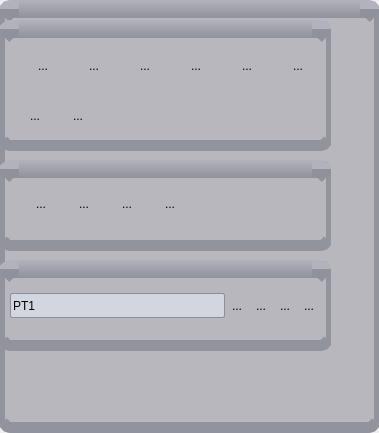
<?xml version="1.0" encoding="UTF-8"?>
<ui version="4.0">
 <class>CPaintZone</class>
 <widget class="QDockWidget" name="CPaintZone">
  <property name="geometry">
   <rect>
    <x>0</x>
    <y>0</y>
    <width>379</width>
    <height>433</height>
   </rect>
  </property>
  <property name="styleSheet">
   <string notr="true">
QToolButton:checked{ 
color:rgb(255,255,255);
background:rgb(255,255,255);
}

QToolButton:pressed{ 
color:rgb(255, 255, 255);
background:rgb(255,255,255);
}	
QFrame
{
	border-radius:10px;
	background:rgb(184,183,189)	;
	border-left: 5px solid rgb(145,148,157) ;
	border-right: 5px solid rgb(145,148,157);
	border-top: 18px solid qlineargradient(spread:pad, x1:0, y1:0, x2:0, y2:1, stop:0 rgba(178,178,188, 255), stop:1 rgba(143,146,155, 255)) ;
	border-bottom: 11px solid rgb(145,148,157);
}

QLineEdit
{
	border-radius:2px;
	background:rgb(210,214,223);
	border:1px solid rgb(138,143,156)
}
</string>
  </property>
  <property name="windowTitle">
   <string/>
  </property>
  <widget class="QWidget" name="dockWidgetContents">
   <layout class="QVBoxLayout" name="verticalLayout">
    <property name="spacing">
     <number>0</number>
    </property>
    <property name="leftMargin">
     <number>0</number>
    </property>
    <property name="topMargin">
     <number>0</number>
    </property>
    <property name="rightMargin">
     <number>0</number>
    </property>
    <property name="bottomMargin">
     <number>0</number>
    </property>
    <item>
     <widget class="QFrame" name="frame_3">
      <property name="frameShape">
       <enum>QFrame::StyledPanel</enum>
      </property>
      <property name="frameShadow">
       <enum>QFrame::Raised</enum>
      </property>
      <widget class="QFrame" name="frame">
       <property name="geometry">
        <rect>
         <x>0</x>
         <y>20</y>
         <width>331</width>
         <height>131</height>
        </rect>
       </property>
       <property name="styleSheet">
        <string notr="true"/>
       </property>
       <property name="frameShape">
        <enum>QFrame::StyledPanel</enum>
       </property>
       <property name="frameShadow">
        <enum>QFrame::Raised</enum>
       </property>
       <widget class="QWidget" name="gridLayoutWidget">
        <property name="geometry">
         <rect>
          <x>10</x>
          <y>20</y>
          <width>373</width>
          <height>51</height>
         </rect>
        </property>
        <layout class="QHBoxLayout" name="horizontalLayout">
         <item>
          <widget class="QToolButton" name="toolButton_3">
           <property name="text">
            <string>...</string>
           </property>
           <property name="icon">
            <iconset resource="it_icons.qrc">
             <normaloff>:/it_icons/1.2.png</normaloff>:/it_icons/1.2.png</iconset>
           </property>
           <property name="iconSize">
            <size>
             <width>40</width>
             <height>40</height>
            </size>
           </property>
           <property name="checkable">
            <bool>true</bool>
           </property>
           <property name="autoRaise">
            <bool>true</bool>
           </property>
          </widget>
         </item>
         <item>
          <widget class="QToolButton" name="toolButton_5">
           <property name="text">
            <string>...</string>
           </property>
           <property name="icon">
            <iconset resource="ima_icons.qrc">
             <normaloff>:/ima_icons/1.9.png</normaloff>:/ima_icons/1.9.png</iconset>
           </property>
           <property name="iconSize">
            <size>
             <width>40</width>
             <height>40</height>
            </size>
           </property>
           <property name="checkable">
            <bool>true</bool>
           </property>
           <property name="checked">
            <bool>false</bool>
           </property>
           <property name="autoRaise">
            <bool>true</bool>
           </property>
          </widget>
         </item>
         <item>
          <widget class="QToolButton" name="toolButton_4">
           <property name="text">
            <string>...</string>
           </property>
           <property name="icon">
            <iconset resource="ima_icons.qrc">
             <normaloff>:/ima_icons/1.2.png</normaloff>:/ima_icons/1.2.png</iconset>
           </property>
           <property name="iconSize">
            <size>
             <width>40</width>
             <height>40</height>
            </size>
           </property>
           <property name="checkable">
            <bool>true</bool>
           </property>
           <property name="autoRaise">
            <bool>true</bool>
           </property>
          </widget>
         </item>
         <item>
          <widget class="QToolButton" name="toolButton_6">
           <property name="text">
            <string>...</string>
           </property>
           <property name="icon">
            <iconset resource="ima_icons.qrc">
             <normaloff>:/ima_icons/1.3.png</normaloff>:/ima_icons/1.3.png</iconset>
           </property>
           <property name="iconSize">
            <size>
             <width>40</width>
             <height>40</height>
            </size>
           </property>
           <property name="checkable">
            <bool>true</bool>
           </property>
           <property name="autoRaise">
            <bool>true</bool>
           </property>
          </widget>
         </item>
         <item>
          <widget class="QToolButton" name="toolButton_7">
           <property name="text">
            <string>...</string>
           </property>
           <property name="icon">
            <iconset resource="ima_icons.qrc">
             <normaloff>:/ima_icons/1.4.png</normaloff>:/ima_icons/1.4.png</iconset>
           </property>
           <property name="iconSize">
            <size>
             <width>40</width>
             <height>40</height>
            </size>
           </property>
           <property name="checkable">
            <bool>true</bool>
           </property>
           <property name="autoRaise">
            <bool>true</bool>
           </property>
          </widget>
         </item>
         <item>
          <widget class="QToolButton" name="toolButton_8">
           <property name="text">
            <string>...</string>
           </property>
           <property name="icon">
            <iconset resource="ima_icons.qrc">
             <normaloff>:/ima_icons/1.5.png</normaloff>:/ima_icons/1.5.png</iconset>
           </property>
           <property name="iconSize">
            <size>
             <width>40</width>
             <height>40</height>
            </size>
           </property>
           <property name="checkable">
            <bool>true</bool>
           </property>
           <property name="autoRaise">
            <bool>true</bool>
           </property>
          </widget>
         </item>
         <item>
          <widget class="QToolButton" name="toolButton_2">
           <property name="text">
            <string>...</string>
           </property>
           <property name="icon">
            <iconset resource="ima_icons.qrc">
             <normaloff>:/ima_icons/1.8.png</normaloff>:/ima_icons/1.8.png</iconset>
           </property>
           <property name="iconSize">
            <size>
             <width>40</width>
             <height>40</height>
            </size>
           </property>
           <property name="autoRaise">
            <bool>true</bool>
           </property>
          </widget>
         </item>
        </layout>
       </widget>
       <widget class="QWidget" name="horizontalLayoutWidget">
        <property name="geometry">
         <rect>
          <x>10</x>
          <y>70</y>
          <width>93</width>
          <height>51</height>
         </rect>
        </property>
        <layout class="QHBoxLayout" name="horizontalLayout_2">
         <item>
          <widget class="QToolButton" name="toolButton">
           <property name="text">
            <string>...</string>
           </property>
           <property name="icon">
            <iconset resource="ima_icons.qrc">
             <normaloff>:/ima_icons/1.7.png</normaloff>:/ima_icons/1.7.png</iconset>
           </property>
           <property name="iconSize">
            <size>
             <width>40</width>
             <height>40</height>
            </size>
           </property>
           <property name="checkable">
            <bool>true</bool>
           </property>
           <property name="autoRaise">
            <bool>true</bool>
           </property>
          </widget>
         </item>
         <item>
          <widget class="QToolButton" name="toolButton_9">
           <property name="text">
            <string>...</string>
           </property>
           <property name="icon">
            <iconset resource="ima_icons.qrc">
             <normaloff>:/ima_icons/1.6.png</normaloff>:/ima_icons/1.6.png</iconset>
           </property>
           <property name="iconSize">
            <size>
             <width>30</width>
             <height>30</height>
            </size>
           </property>
           <property name="checkable">
            <bool>true</bool>
           </property>
           <property name="autoRaise">
            <bool>true</bool>
           </property>
          </widget>
         </item>
        </layout>
       </widget>
      </widget>
      <widget class="QFrame" name="frame_2">
       <property name="geometry">
        <rect>
         <x>0</x>
         <y>160</y>
         <width>331</width>
         <height>91</height>
        </rect>
       </property>
       <property name="frameShape">
        <enum>QFrame::StyledPanel</enum>
       </property>
       <property name="frameShadow">
        <enum>QFrame::Raised</enum>
       </property>
       <widget class="QWidget" name="horizontalLayoutWidget_2">
        <property name="geometry">
         <rect>
          <x>10</x>
          <y>20</y>
          <width>191</width>
          <height>48</height>
         </rect>
        </property>
        <layout class="QHBoxLayout" name="horizontalLayout_3">
         <property name="spacing">
          <number>0</number>
         </property>
         <item>
          <widget class="QToolButton" name="toolButton_11">
           <property name="text">
            <string>...</string>
           </property>
           <property name="icon">
            <iconset resource="ima_icons.qrc">
             <normaloff>:/ima_icons/2.1.png</normaloff>:/ima_icons/2.1.png</iconset>
           </property>
           <property name="iconSize">
            <size>
             <width>40</width>
             <height>40</height>
            </size>
           </property>
           <property name="checkable">
            <bool>true</bool>
           </property>
           <property name="autoRaise">
            <bool>true</bool>
           </property>
          </widget>
         </item>
         <item>
          <widget class="QToolButton" name="toolButton_13">
           <property name="text">
            <string>...</string>
           </property>
           <property name="icon">
            <iconset resource="ima_icons.qrc">
             <normaloff>:/ima_icons/2.2.png</normaloff>:/ima_icons/2.2.png</iconset>
           </property>
           <property name="iconSize">
            <size>
             <width>40</width>
             <height>40</height>
            </size>
           </property>
           <property name="checkable">
            <bool>true</bool>
           </property>
           <property name="autoRaise">
            <bool>true</bool>
           </property>
          </widget>
         </item>
         <item>
          <widget class="QToolButton" name="toolButton_12">
           <property name="text">
            <string>...</string>
           </property>
           <property name="icon">
            <iconset resource="ima_icons.qrc">
             <normaloff>:/ima_icons/2.3.png</normaloff>:/ima_icons/2.3.png</iconset>
           </property>
           <property name="iconSize">
            <size>
             <width>40</width>
             <height>40</height>
            </size>
           </property>
           <property name="checkable">
            <bool>true</bool>
           </property>
           <property name="autoRaise">
            <bool>true</bool>
           </property>
          </widget>
         </item>
         <item>
          <widget class="QToolButton" name="toolButton_10">
           <property name="text">
            <string>...</string>
           </property>
           <property name="icon">
            <iconset resource="ima_icons.qrc">
             <normaloff>:/ima_icons/2.4.png</normaloff>:/ima_icons/2.4.png</iconset>
           </property>
           <property name="iconSize">
            <size>
             <width>40</width>
             <height>40</height>
            </size>
           </property>
           <property name="checkable">
            <bool>true</bool>
           </property>
           <property name="autoRaise">
            <bool>true</bool>
           </property>
          </widget>
         </item>
        </layout>
       </widget>
      </widget>
      <widget class="QFrame" name="frame_4">
       <property name="geometry">
        <rect>
         <x>0</x>
         <y>260</y>
         <width>331</width>
         <height>91</height>
        </rect>
       </property>
       <property name="frameShape">
        <enum>QFrame::StyledPanel</enum>
       </property>
       <property name="frameShadow">
        <enum>QFrame::Raised</enum>
       </property>
       <widget class="QWidget" name="horizontalLayoutWidget_3">
        <property name="geometry">
         <rect>
          <x>10</x>
          <y>20</y>
          <width>311</width>
          <height>51</height>
         </rect>
        </property>
        <layout class="QHBoxLayout" name="horizontalLayout_4">
         <property name="spacing">
          <number>0</number>
         </property>
         <item>
          <widget class="QLineEdit" name="lineEdit">
           <property name="minimumSize">
            <size>
             <width>110</width>
             <height>25</height>
            </size>
           </property>
           <property name="styleSheet">
            <string notr="true"/>
           </property>
           <property name="text">
            <string>PT1</string>
           </property>
          </widget>
         </item>
         <item>
          <widget class="QToolButton" name="toolButton_14">
           <property name="text">
            <string>...</string>
           </property>
           <property name="icon">
            <iconset resource="ima_icons.qrc">
             <normaloff>:/ima_icons/3.1.png</normaloff>:/ima_icons/3.1.png</iconset>
           </property>
           <property name="iconSize">
            <size>
             <width>40</width>
             <height>40</height>
            </size>
           </property>
           <property name="checkable">
            <bool>true</bool>
           </property>
           <property name="autoRaise">
            <bool>true</bool>
           </property>
          </widget>
         </item>
         <item>
          <widget class="QToolButton" name="toolButton_17">
           <property name="text">
            <string>...</string>
           </property>
           <property name="icon">
            <iconset resource="ima_icons.qrc">
             <normaloff>:/ima_icons/3.2.png</normaloff>:/ima_icons/3.2.png</iconset>
           </property>
           <property name="iconSize">
            <size>
             <width>40</width>
             <height>40</height>
            </size>
           </property>
           <property name="checkable">
            <bool>true</bool>
           </property>
           <property name="autoRaise">
            <bool>true</bool>
           </property>
          </widget>
         </item>
         <item>
          <widget class="QToolButton" name="toolButton_16">
           <property name="text">
            <string>...</string>
           </property>
           <property name="icon">
            <iconset resource="ima_icons.qrc">
             <normaloff>:/ima_icons/3.3.png</normaloff>:/ima_icons/3.3.png</iconset>
           </property>
           <property name="iconSize">
            <size>
             <width>40</width>
             <height>40</height>
            </size>
           </property>
           <property name="checkable">
            <bool>true</bool>
           </property>
           <property name="autoRaise">
            <bool>true</bool>
           </property>
          </widget>
         </item>
         <item>
          <widget class="QToolButton" name="toolButton_15">
           <property name="text">
            <string>...</string>
           </property>
           <property name="icon">
            <iconset resource="ima_icons.qrc">
             <normaloff>:/ima_icons/3.4.png</normaloff>:/ima_icons/3.4.png</iconset>
           </property>
           <property name="iconSize">
            <size>
             <width>40</width>
             <height>40</height>
            </size>
           </property>
           <property name="checkable">
            <bool>true</bool>
           </property>
           <property name="autoRaise">
            <bool>true</bool>
           </property>
          </widget>
         </item>
        </layout>
       </widget>
      </widget>
     </widget>
    </item>
   </layout>
  </widget>
 </widget>
 <resources>
  <include location="it_icons.qrc"/>
  <include location="ima_icons.qrc"/>
 </resources>
 <connections/>
</ui>
